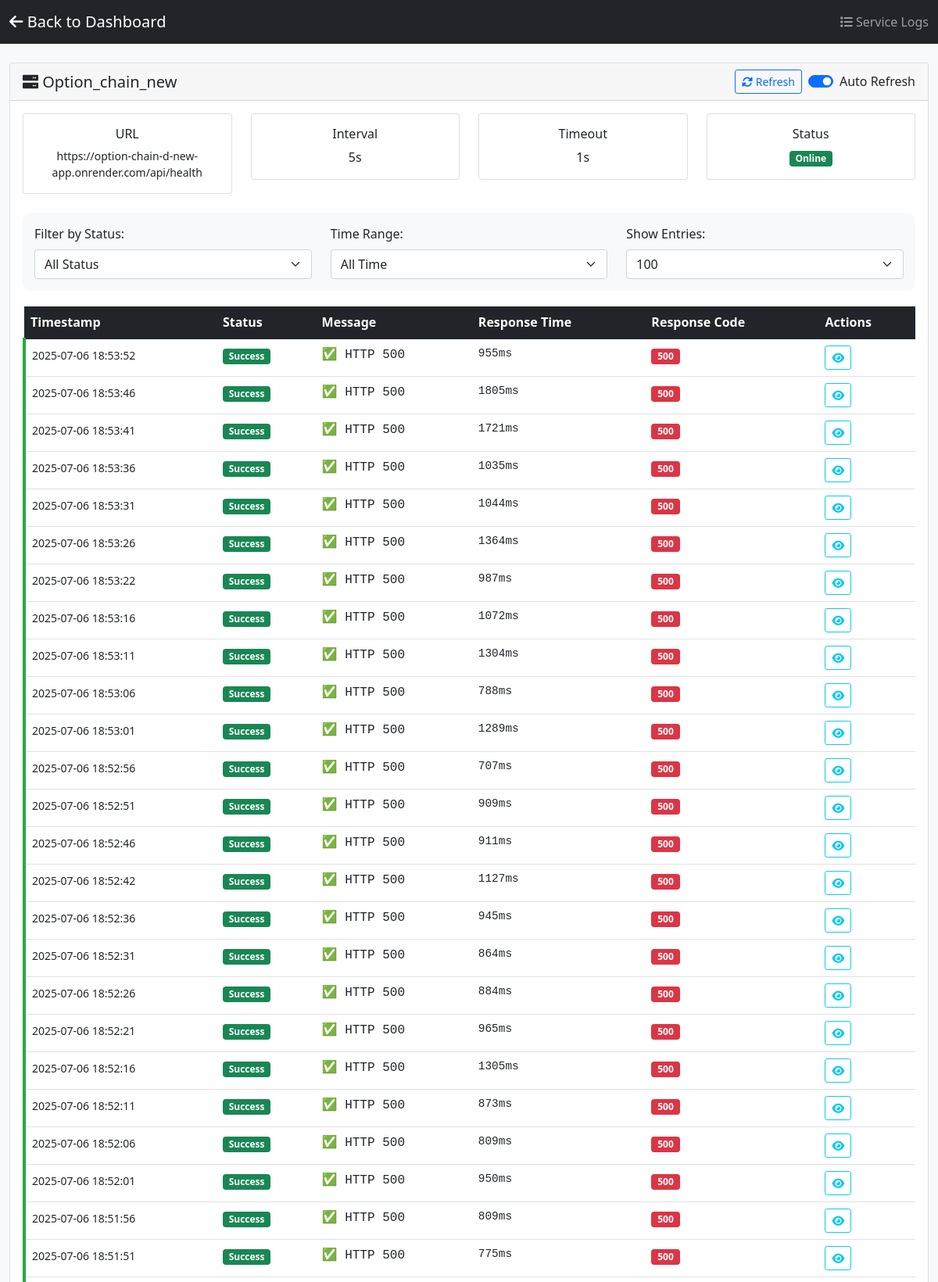
The app's page /logs/2 (upper part) with its own data.
### models.py (models this page shows)
class Service(SQLModel, table=True):
    id: Optional[int] = Field(default=None, primary_key=True)
    name: str = Field(default="")
    url: str
    interval: int = 300000  # milliseconds
    timeout: int = 5000  # milliseconds
    headers: dict = Field(default_factory=dict, sa_column=Column(JSON))
    enabled: bool = True
    retry_attempts: int = 0
    retry_max: int = 3
    last_ping: Optional[str] = None
    last_status: Optional[str] = None
    created_at: datetime = Field(
        default_factory=datetime.utcnow, sa_column=Column(DateTime)
    )
    updated_at: datetime = Field(
        default_factory=datetime.utcnow, sa_column=Column(DateTime)
    )
    ping_logs: List["PingLog"] = Relationship(back_populates="service")

class PingLog(SQLModel, table=True):
    id: Optional[int] = Field(default=None, primary_key=True)
    service_id: int = Field(foreign_key="service.id")
    timestamp: datetime = Field(
        default_factory=datetime.utcnow, sa_column=Column(DateTime)
    )
    status: str
    message: str
    response_time: Optional[float] = None  # in seconds
    response_code: Optional[int] = None
    response_body: Optional[str] = None
    service: Optional[Service] = Relationship(back_populates="ping_logs")

### main.py (the view)
@app.get("/logs/{service_id}", response_class=HTMLResponse)
def view_logs(service_id: int, request: Request, limit: int = 100):
    with get_session() as session:
        service = session.get(Service, service_id)
        if not service:
            raise HTTPException(status_code=404, detail="Service not found")
        logs = (
            session.query(PingLog)
            .filter(PingLog.service_id == service_id)
            .order_by(PingLog.timestamp.desc())
            .limit(limit)
            .all()
        )
        return templates.TemplateResponse(
            "logs.html",
            {
                "request": request,
                "logs": logs,
                "service": service,
                "service_id": service_id,
            },
        )

### templates/logs.html (shortened to what this page needs)
<!DOCTYPE html>
<html lang="en">
  <head>
    <link
      href="https://cdn.jsdelivr.net/npm/bootstrap@5.1.3/dist/css/bootstrap.min.css"
      rel="stylesheet"
    />
    <link
      href="https://cdnjs.cloudflare.com/ajax/libs/font-awesome/6.0.0/css/all.min.css"
      rel="stylesheet"
    />
  </head>
  <body class="bg-light">
    <nav class="navbar navbar-dark bg-dark">
      <div class="container-fluid">
        <a href="/" class="navbar-brand">
          <i class="fas fa-arrow-left"></i> Back to Dashboard
        </a>
        <span class="navbar-text">
          <i class="fas fa-list"></i> Service Logs
        </span>
      </div>
    </nav>
    <div class="container-fluid mt-4">
      <div class="row">
        <div class="col-md-12">
          <div class="card">
            <div
              class="card-header d-flex justify-content-between align-items-center"
            >
              <h5 class="mb-0">
                <i class="fas fa-server"></i> {{ service.name or service.url }}
              </h5>
              <div class="d-flex align-items-center">
                <button
                  class="btn btn-sm btn-outline-primary me-2"
                  onclick="refreshLogs()"
                >
                  <i class="fas fa-sync-alt"></i> Refresh
                </button>
                <div class="form-check form-switch">
                  <input
                    class="form-check-input"
                    type="checkbox"
                    id="autoRefresh"
                    checked
                  />
                  <label class="form-check-label" for="autoRefresh"
                    >Auto Refresh</label
                  >
                </div>
              </div>
            </div>
            <div class="card-body">
              <div class="row mb-4">
                <div class="col-md-3">
                  <div class="card text-center">
                    <div class="card-body">
                      <h6 class="card-title">URL</h6>
                      <p class="card-text small">{{ service.url }}</p>
                    </div>
                  </div>
                </div>
                <div class="col-md-3">
                  <div class="card text-center">
                    <div class="card-body">
                      <h6 class="card-title">Interval</h6>
                      <p class="card-text">
                        {{ (service.interval / 1000)|int }}s
                      </p>
                    </div>
                  </div>
                </div>
                <div class="col-md-3">
                  <div class="card text-center">
                    <div class="card-body">
                      <h6 class="card-title">Timeout</h6>
                      <p class="card-text">
                        {{ (service.timeout / 1000)|int }}s
                      </p>
                    </div>
                  </div>
                </div>
                <div class="col-md-3">
                  <div class="card text-center">
                    <div class="card-body">
                      <h6 class="card-title">Status</h6>
                      <p class="card-text">
                        <span
                          class="badge {% if service.enabled %}{% if service.last_status == 'success' %}bg-success{% else %}bg-danger{% endif %}{% else %}bg-secondary{% endif %}"
                        >
                          {% if not service.enabled %}Disabled {% elif
                          service.last_status == 'success' %}Online {% else
                          %}Offline{% endif %}
                        </span>
                      </p>
                    </div>
                  </div>
                </div>
              </div>
              <div class="filter-bar">
                <div class="row align-items-center">
                  <div class="col-md-4">
                    <label for="statusFilter" class="form-label"
                      >Filter by Status:</label
                    >
                    <select
                      class="form-select"
                      id="statusFilter"
                      onchange="filterLogs()"
                    >
                      <option value="">All Status</option>
                    </select>
                  </div>
                  <div class="col-md-4">
                    <label for="timeFilter" class="form-label"
                      >Time Range:</label
                    >
                    <select
                      class="form-select"
                      id="timeFilter"
                      onchange="filterLogs()"
                    >
                      <option value="">All Time</option>
                    </select>
                  </div>
                  <div class="col-md-4">
                    <label for="limitFilter" class="form-label"
                      >Show Entries:</label
                    >
                    <select
                      class="form-select"
                      id="limitFilter"
                      onchange="filterLogs()"
                    >
                      <option value="100" selected>100</option>
                    </select>
                  </div>
                </div>
              </div>
              <div class="table-responsive">
                <table class="table table-hover">
                  <thead class="table-dark">
                    <tr>
                      <th>Timestamp</th>
                      <th>Status</th>
                      <th>Message</th>
                      <th>Response Time</th>
                      <th>Response Code</th>
                      <th>Actions</th>
                    </tr>
                  </thead>
                  <tbody id="logsTableBody">
                    {% for log in logs %}
                    <tr
                      class="log-entry {{ log.status }}"
                      data-timestamp="{{ log.timestamp.isoformat() }}"
                      data-status="{{ log.status }}"
                    >
                      <td>
                        <small
                          >{{ log.timestamp.strftime('%Y-%m-%d %H:%M:%S')
                          }}</small
                        >
                      </td>
                      <td>
                        <span
                          class="badge {% if log.status == 'success' %}bg-success{% elif log.status == 'timeout' %}bg-warning{% elif log.status == 'disabled' %}bg-secondary{% else %}bg-danger{% endif %}"
                        >
                          {{ log.status.title() }}
                        </span>
                      </td>
                      <td class="log-message">{{ log.message }}</td>
                      <td class="response-time">
                        {% if log.response_time %} {{ (log.response_time *
                        1000)|round(0)|int }}ms {% else %} -- {% endif %}
                      </td>
                      <td>
                        {% if log.response_code %}
                        <span
                          class="badge {% if log.response_code < 400 %}bg-success{% elif log.response_code < 500 %}bg-warning{% else %}bg-danger{% endif %}"
                        >
                          {{ log.response_code }}
                        </span>
                        {% else %} -- {% endif %}
                      </td>
                      <td>
                        {% if log.response_body %}
                        <button
                          class="btn btn-sm btn-outline-info"
                          onclick="showResponse({{ log.id }}, '{{ log.response_body[:100]|e }}')"
                        >
                          <i class="fas fa-eye"></i>
                        </button>
                        {% endif %}
                      </td>
                    </tr>
                    {% endfor %}
                  </tbody>
                </table>
              </div>
            </div>
          </div>
        </div>
      </div>
    </div>
  </body>
</html>

### templates/logs.html (style rules this page uses)
.log-entry { border-left: 4px solid #e9ecef; transition: all 0.3s ease; }
.log-entry.success { border-left-color: #28a745; }
.response-time { font-family: "Courier New", monospace; font-size: 0.9em; }
.log-message { font-family: "Courier New", monospace; }
.filter-bar { background: #f8f9fa; border-radius: 10px; padding: 15px; margin-bottom: 20px; }

### records on screen
Service: name "Option_chain_new", url "https://option-chain-d-new-app.onrender.com/api/health", (service.interval/1000)|int "5", (service.timeout/1000)|int "1"
PingLog: timestamp "2025-07-06 18:53:52", status "Success", message "✅ HTTP 500", response_time "955", response_code "500"
PingLog: timestamp "2025-07-06 18:53:46", status "Success", message "✅ HTTP 500", response_time "1805", response_code "500"
PingLog: timestamp "2025-07-06 18:53:41", status "Success", message "✅ HTTP 500", response_time "1721", response_code "500"
PingLog: timestamp "2025-07-06 18:53:36", status "Success", message "✅ HTTP 500", response_time "1035", response_code "500"
PingLog: timestamp "2025-07-06 18:53:31", status "Success", message "✅ HTTP 500", response_time "1044", response_code "500"
PingLog: timestamp "2025-07-06 18:53:26", status "Success", message "✅ HTTP 500", response_time "1364", response_code "500"
PingLog: timestamp "2025-07-06 18:53:22", status "Success", message "✅ HTTP 500", response_time "987", response_code "500"
PingLog: timestamp "2025-07-06 18:53:16", status "Success", message "✅ HTTP 500", response_time "1072", response_code "500"
PingLog: timestamp "2025-07-06 18:53:11", status "Success", message "✅ HTTP 500", response_time "1304", response_code "500"
PingLog: timestamp "2025-07-06 18:53:06", status "Success", message "✅ HTTP 500", response_time "788", response_code "500"
PingLog: timestamp "2025-07-06 18:53:01", status "Success", message "✅ HTTP 500", response_time "1289", response_code "500"
PingLog: timestamp "2025-07-06 18:52:56", status "Success", message "✅ HTTP 500", response_time "707", response_code "500"
PingLog: timestamp "2025-07-06 18:52:51", status "Success", message "✅ HTTP 500", response_time "909", response_code "500"
PingLog: timestamp "2025-07-06 18:52:46", status "Success", message "✅ HTTP 500", response_time "911", response_code "500"
PingLog: timestamp "2025-07-06 18:52:42", status "Success", message "✅ HTTP 500", response_time "1127", response_code "500"
PingLog: timestamp "2025-07-06 18:52:36", status "Success", message "✅ HTTP 500", response_time "945", response_code "500"
PingLog: timestamp "2025-07-06 18:52:31", status "Success", message "✅ HTTP 500", response_time "864", response_code "500"
PingLog: timestamp "2025-07-06 18:52:26", status "Success", message "✅ HTTP 500", response_time "884", response_code "500"
PingLog: timestamp "2025-07-06 18:52:21", status "Success", message "✅ HTTP 500", response_time "965", response_code "500"
PingLog: timestamp "2025-07-06 18:52:16", status "Success", message "✅ HTTP 500", response_time "1305", response_code "500"
PingLog: timestamp "2025-07-06 18:52:11", status "Success", message "✅ HTTP 500", response_time "873", response_code "500"
PingLog: timestamp "2025-07-06 18:52:06", status "Success", message "✅ HTTP 500", response_time "809", response_code "500"
PingLog: timestamp "2025-07-06 18:52:01", status "Success", message "✅ HTTP 500", response_time "950", response_code "500"
PingLog: timestamp "2025-07-06 18:51:56", status "Success", message "✅ HTTP 500", response_time "809", response_code "500"
PingLog: timestamp "2025-07-06 18:51:51", status "Success", message "✅ HTTP 500", response_time "775", response_code "500"
